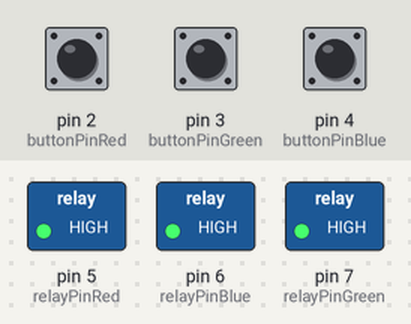
The sketch below on a simulated Arduino Uno, built with avr-gcc and run on an emulated ATmega328P. Shown: switched loads named in the sketch (green lamp = pin HIGH). The inputs (shaded band) are chosen by the test bench; at power-on: pin 2 (buttonPinRed) LOW, pin 3 (buttonPinGreen) LOW, pin 4 (buttonPinBlue) LOW.

Above: at 1.2 s.
1.3 s: pin 2 (buttonPinRed) pulled HIGH for 0.15 s
At 2.3 s:
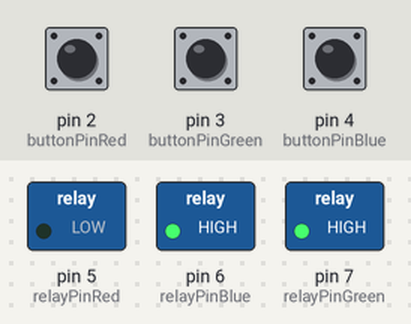
4.4 s: pin 3 (buttonPinGreen) pulled HIGH for 3.2 s
At 7.3 s:
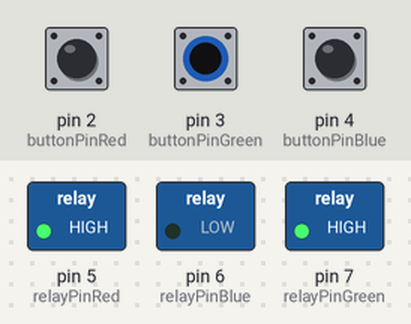
9.1 s: pin 4 (buttonPinBlue) pulled HIGH for 3.2 s
At 12.3 s:
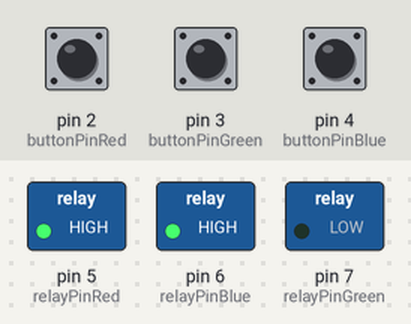
13.8 s: pin 2 (buttonPinRed) pulled HIGH for 3.2 s
At 17.3 s:
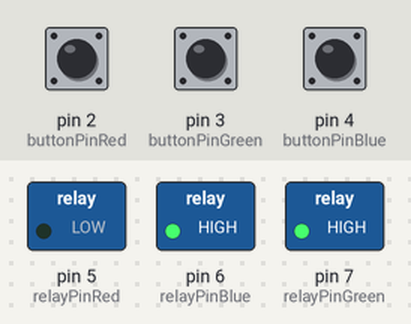
Timing chart, 0 to 22.8 s (numbered marks = the images above; inputs shaded):
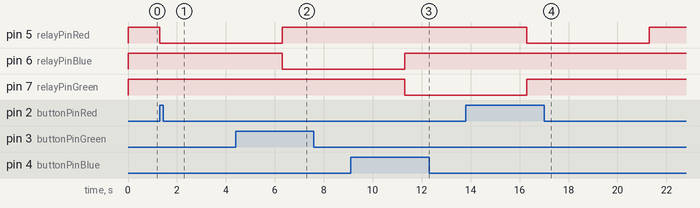

The sketch:

Relays-with-Buttons.ino
```cpp
//
int relayPinRed = 5;
int relayPinBlue = 6;
int relayPinGreen = 7;
//constant variables
const int buttonPinRed = 2;                  //for the yes button
const int buttonPinGreen = 3;                   //for the no button
const int buttonPinBlue = 4;

//state variables
int buttonStateRed = 0;
int buttonStateGreen = 0;
int buttonStateBlue = 0;


void setup() {
  pinMode(relayPinRed, OUTPUT);
  pinMode(relayPinGreen, OUTPUT);
  pinMode(relayPinBlue, OUTPUT);
  pinMode(buttonPinRed, INPUT);
  pinMode(buttonPinGreen, INPUT);
  pinMode(buttonPinBlue, INPUT);
  digitalWrite(relayPinRed, HIGH);
  digitalWrite(relayPinGreen, HIGH);
  digitalWrite(relayPinBlue, HIGH);
}

void loop() {
  buttonStateRed = digitalRead(buttonPinRed);
  buttonStateGreen = digitalRead(buttonPinGreen);
  buttonStateBlue = digitalRead(buttonPinBlue);

  if (buttonStateRed == HIGH){ //for red
      digitalWrite(relayPinRed, LOW);
        delay(5000);
      digitalWrite(relayPinRed, HIGH);
   }
   else if (buttonStateGreen == HIGH) { //for BLUE
      digitalWrite(relayPinBlue, LOW);
        delay(5000);
      digitalWrite(relayPinBlue, HIGH);
   }
   else if (buttonStateBlue == HIGH) { //for green
      digitalWrite(relayPinGreen, LOW);
        delay(5000);
      digitalWrite(relayPinGreen, HIGH);
   }
}
```

Measured:
- after the input at 1.3 s, pin 5 (relayPinRed): HIGH → LOW at once
- after the input at 4.4 s, pin 6 (relayPinBlue): HIGH → LOW after 1.9 s
- after the input at 9.1 s, pin 7 (relayPinGreen): HIGH → LOW after 2.2 s
- after the input at 13.8 s, pin 5 (relayPinRed): HIGH → LOW after 2.5 s, → HIGH 5.0 s later
